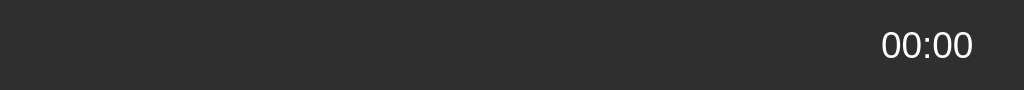
     <widget class="QWidget" name="widget" native="true">
      <property name="minimumSize">
       <size>
        <width>1024</width>
        <height>80</height>
       </size>
      </property>
      <property name="maximumSize">
       <size>
        <width>1110</width>
        <height>90</height>
       </size>
      </property>
      <property name="styleSheet">
       <string notr="true">background-color: rgb(47, 47, 47);

</string>
      </property>
      <layout class="QHBoxLayout" name="horizontalLayout_38">
       <item>
        <layout class="QHBoxLayout" name="horizontalLayout_28">
         <item>
          <layout class="QHBoxLayout" name="horizontalLayout_10">
           <item>
            <widget class="QLabel" name="lblclock_3">
             <property name="minimumSize">
              <size>
               <width>50</width>
               <height>40</height>
              </size>
             </property>
             <property name="maximumSize">
              <size>
               <width>60</width>
               <height>50</height>
              </size>
             </property>
             <property name="cursor">
              <cursorShape>ArrowCursor</cursorShape>
             </property>
             <property name="text">
              <string/>
             </property>
             <property name="pixmap">
              <pixmap resource="../resources/resources.qrc">:/resources/user (1).png</pixmap>
             </property>
             <property name="scaledContents">
              <bool>true</bool>
             </property>
             <property name="wordWrap">
              <bool>false</bool>
             </property>
            </widget>
           </item>
           <item>
            <widget class="QLabel" name="lblCurrentUser">
             <property name="minimumSize">
              <size>
               <width>170</width>
               <height>60</height>
              </size>
             </property>
             <property name="maximumSize">
              <size>
               <width>170</width>
               <height>70</height>
              </size>
             </property>
             <property name="font">
              <font>
               <pointsize>28</pointsize>
              </font>
             </property>
             <property name="styleSheet">
              <string notr="true">color: rgb(255, 255, 255);</string>
             </property>
             <property name="text">
              <string/>
             </property>
            </widget>
           </item>
          </layout>
         </item>
         <item>
          <layout class="QHBoxLayout" name="horizontalLayout_27">
           <item>
            <widget class="QLabel" name="lblclock_2">
             <property name="minimumSize">
              <size>
               <width>50</width>
               <height>40</height>
              </size>
             </property>
             <property name="maximumSize">
              <size>
               <width>60</width>
               <height>50</height>
              </size>
             </property>
             <property name="cursor">
              <cursorShape>ArrowCursor</cursorShape>
             </property>
             <property name="text">
              <string/>
             </property>
             <property name="pixmap">
              <pixmap resource="../resources/resources.qrc">:/resources/document.png</pixmap>
             </property>
             <property name="scaledContents">
              <bool>true</bool>
             </property>
             <property name="wordWrap">
              <bool>false</bool>
             </property>
            </widget>
           </item>
           <item>
            <widget class="QLabel" name="lblCurrentOrder">
             <property name="minimumSize">
              <size>
               <width>300</width>
               <height>60</height>
              </size>
             </property>
             <property name="maximumSize">
              <size>
               <width>300</width>
               <height>70</height>
              </size>
             </property>
             <property name="font">
              <font>
               <pointsize>28</pointsize>
              </font>
             </property>
             <property name="styleSheet">
              <string notr="true">color: rgb(255, 255, 255);</string>
             </property>
             <property name="text">
              <string/>
             </property>
            </widget>
           </item>
          </layout>
         </item>
        </layout>
       </item>
       <item>
        <spacer name="horizontalSpacer_28">
         <property name="orientation">
          <enum>Qt::Horizontal</enum>
         </property>
         <property name="sizeType">
          <enum>QSizePolicy::Fixed</enum>
         </property>
         <property name="sizeHint" stdset="0">
          <size>
           <width>188</width>
           <height>20</height>
          </size>
         </property>
        </spacer>
       </item>
       <item>
        <layout class="QHBoxLayout" name="horizontalLayout_29">
         <item>
          <widget class="QLabel" name="lblclock">
           <property name="minimumSize">
            <size>
             <width>50</width>
             <height>40</height>
            </size>
           </property>
           <property name="maximumSize">
            <size>
             <width>60</width>
             <height>50</height>
            </size>
           </property>
           <property name="cursor">
            <cursorShape>PointingHandCursor</cursorShape>
           </property>
           <property name="text">
            <string/>
           </property>
           <property name="pixmap">
            <pixmap resource="../resources/resources.qrc">:/resources/clock_2.png</pixmap>
           </property>
           <property name="scaledContents">
            <bool>true</bool>
           </property>
           <property name="wordWrap">
            <bool>false</bool>
           </property>
          </widget>
         </item>
         <item>
          <widget class="QLabel" name="lbltimer">
           <property name="minimumSize">
            <size>
             <width>130</width>
             <height>60</height>
            </size>
           </property>
           <property name="maximumSize">
            <size>
             <width>130</width>
             <height>70</height>
            </size>
           </property>
           <property name="font">
            <font>
             <pointsize>28</pointsize>
            </font>
           </property>
           <property name="styleSheet">
            <string notr="true">color: rgb(255, 255, 255);</string>
           </property>
           <property name="text">
            <string>00:00</string>
           </property>
          </widget>
         </item>
        </layout>
       </item>
      </layout>
     </widget>
